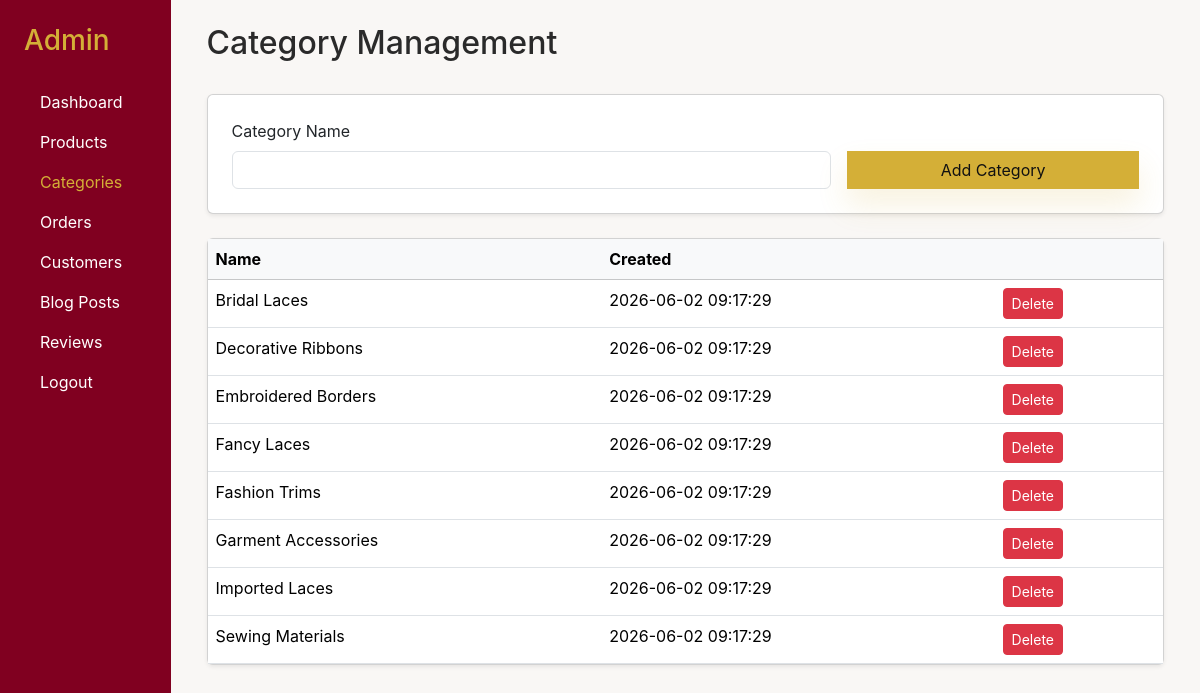
Screenshot of /admin/categories.php (signed in) with the database file from the repository.
### tables this page shows
CREATE TABLE IF NOT EXISTS categories (
    id INT UNSIGNED AUTO_INCREMENT PRIMARY KEY,
    name VARCHAR(120) NOT NULL UNIQUE,
    created_at DATETIME NOT NULL DEFAULT CURRENT_TIMESTAMP
);

### includes/functions.php (called while the page is built, shortened)
<?php
require_once __DIR__ . '/db.php';
function esc($text) {
    return htmlspecialchars($text, ENT_QUOTES, 'UTF-8');
}
function get_categories() {
    global $pdo;
    $stmt = $pdo->query('SELECT * FROM categories ORDER BY name');
    return $stmt->fetchAll();
}

### admin/categories.php (the view, shortened to what this page needs)
<?php
require_once __DIR__ . '/header.php';
$categories = get_categories();
?>
<div class="container-fluid">
    <div class="row mb-4">
        <div class="col-12 d-flex justify-content-between align-items-center"><h2>Category Management</h2></div>
    </div>
    <div class="card shadow-sm p-4 mb-4">
        <form method="post" class="row g-3 align-items-end">
            <div class="col-md-8"><label class="form-label">Category Name</label><input name="name" class="form-control" required></div>
            <div class="col-md-4"><button class="btn btn-gold w-100" name="save_category">Add Category</button></div>
        </form>
    </div>
    <div class="card shadow-sm">
        <div class="table-responsive">
            <table class="table mb-0">
                <thead class="table-light"><tr><th>Name</th><th>Created</th><th></th></tr></thead>
                <tbody>
                    <?php foreach ($categories as $category): ?>
                        <tr>
                            <td><?php echo esc($category['name']); ?></td>
                            <td><?php echo esc($category['created_at']); ?></td>
                            <td>
                                <form method="post" class="d-inline">
                                    <button class="btn btn-sm btn-danger" name="delete_category" value="<?php echo esc($category['id']); ?>">Delete</button>
                                </form>
                            </td>
                        </tr>
                    <?php endforeach; ?>
                </tbody>
            </table>
        </div>
    </div>
</div>
<?php require_once __DIR__ . '/footer.php'; ?>

### assets/css/style.css (style rules this page uses)
:root { --primary: #800020; --secondary: #d4af37; --bg: #f9f7f5; --surface: #ffffff; --text: #2a2a2a; --muted: #6c6c6c; --border: rgba(128,0,32,0.12); }
* { box-sizing: border-box; }
html { scroll-behavior: smooth; }
body { margin: 0; font-family: 'Inter', sans-serif; background: var(--bg); color: var(--text); transition: background .35s ease, color .35s ease, opacity .35s ease; }
.btn-primary, .btn-secondary, .btn-gold { border-radius: 0; transition: transform .3s ease, box-shadow .3s ease, background .25s ease; }
.btn-gold { background: var(--secondary); color: #111; border: 1px solid rgba(212,175,55,0.95); box-shadow: 0 16px 30px rgba(212,175,55,0.16); }

### rows the page displays
categories: name "Bridal Laces", created_at "2026-06-02 09:17:29", $category['id'] 1 (drawn)
categories: name "Decorative Ribbons", created_at "2026-06-02 09:17:29", $category['id'] 5 (drawn)
categories: name "Embroidered Borders", created_at "2026-06-02 09:17:29", $category['id'] 4 (drawn)
categories: name "Fancy Laces", created_at "2026-06-02 09:17:29", $category['id'] 2 (drawn)
categories: name "Fashion Trims", created_at "2026-06-02 09:17:29", $category['id'] 8 (drawn)
categories: name "Garment Accessories", created_at "2026-06-02 09:17:29", $category['id'] 6 (drawn)
categories: name "Imported Laces", created_at "2026-06-02 09:17:29", $category['id'] 3 (drawn)
categories: name "Sewing Materials", created_at "2026-06-02 09:17:29", $category['id'] 7 (drawn)
